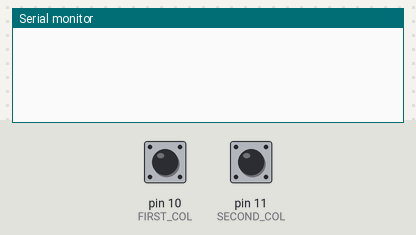
The sketch below on a simulated Arduino Uno, built with avr-gcc and run on an emulated ATmega328P. Parts: the last lines printed to the serial monitor. Inputs (shaded band) come from the test bench; at power-on: pin 10 (FIRST_COL) HIGH, pin 11 (SECOND_COL) HIGH.

Above: at 1.2 s.
1.3 s: pin 10 (FIRST_COL) pulled LOW for 0.15 s
At 2.6 s:
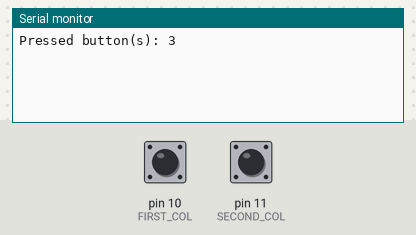
2.9 s: pin 11 (SECOND_COL) pulled LOW for 1 s
At 4.5 s:
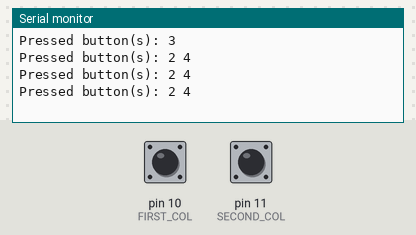
5.4 s: pin 10 (FIRST_COL) pulled LOW for 1 s
At 7.6 s:
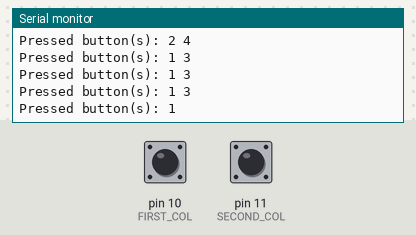
7.9 s: pin 11 (SECOND_COL) pulled LOW for 0.15 s
At 9.0 s:
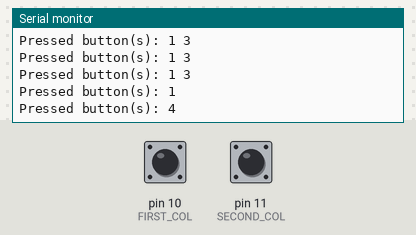
9.5 s: pin 10 (FIRST_COL) driven LOW and pin 11 (SECOND_COL) driven LOW
At 10.01 s:
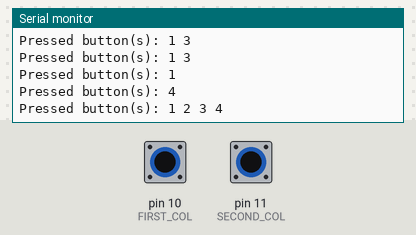
11.9 s: pin 10 (FIRST_COL) pulsed HIGH 2 times (0.12 s each, 0.3 s apart)
At 12.42 s:
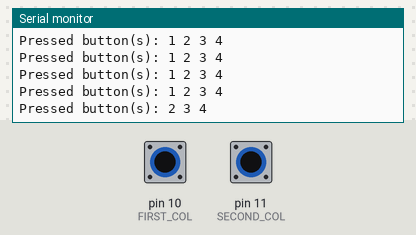

The sketch:

firmware.ino
```cpp
#define FIRST_ROW 8
#define SECOND_ROW 9
#define FIRST_COL 10
#define SECOND_COL 11

int firstRowConditions[] = {0, 1};
int secondRowConditions[] = {1, 0};

void setup() {
  pinMode(FIRST_COL, INPUT_PULLUP);
  pinMode(SECOND_COL, INPUT_PULLUP);
  pinMode(FIRST_ROW, OUTPUT);
  pinMode(SECOND_ROW, OUTPUT);
  Serial.begin(9600);
}

void loop() {
  int buttonStates[4] = {0, 0, 0, 0};

  for (int i = 0; i < 2; i++){
      digitalWrite(FIRST_ROW, firstRowConditions[i]);
      digitalWrite(SECOND_ROW, secondRowConditions[i]);

      for (int button = 0; button < 4; button++) {
        int rowState = digitalRead(button < 2 ? FIRST_ROW : SECOND_ROW);
        int colState = digitalRead(button % 2 == 0 ? FIRST_COL : SECOND_COL);
        if (rowState == 0 && colState == 0) {
          buttonStates[button] = 1;
        }
      }

      delay(100);
  }

  bool wasFirstPartPressed = false;
  for (int i = 0; i < 4; i++) {
    if (buttonStates[i] == 1) {
      if (!wasFirstPartPressed){
         Serial.print("Pressed button(s): ");
         wasFirstPartPressed = true;
      }
      Serial.print(i + 1);
      Serial.print(" ");
    }
  }
  if (wasFirstPartPressed){
    Serial.println(" ");
  }
  delay(100);
}
```

Measured:
- after the input at 1.3 s, the serial monitor: prints a new line after 0.10 s (image 1)
- after the input at 2.9 s, the serial monitor: prints a new line after 0.30 s (image 2)
- after the input at 5.4 s, the serial monitor: prints a new line after 0.20 s (image 3)
- after the input at 7.9 s, the serial monitor: prints a new line after 0.11 s (image 4)
- after the input at 9.5 s, the serial monitor: prints a new line after 0.31 s (image 5)
- after the input at 11.9 s, the serial monitor: prints a new line after 0.31 s (image 6)
